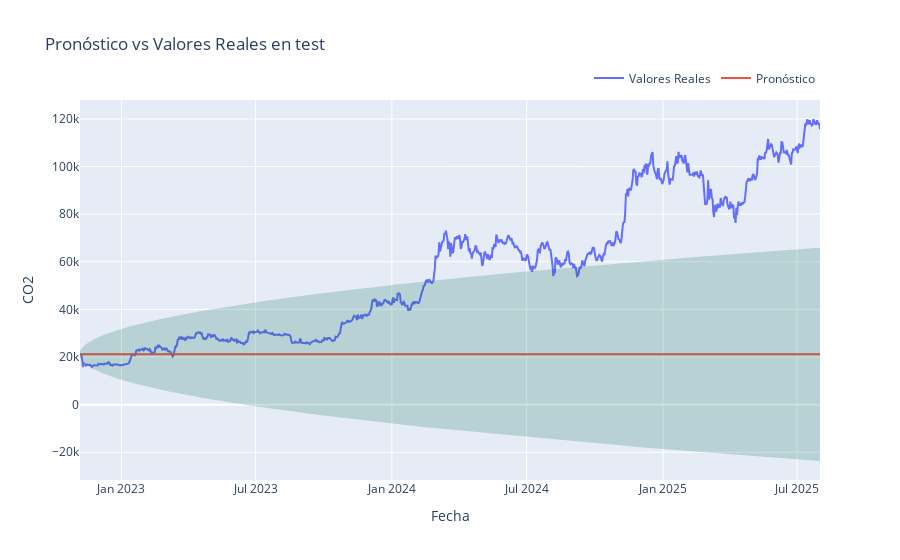

The code cell stored with this chart in its notebook:
### Code cell
# Realizar el pronóstico para el conjunto de prueba
forecast = model.get_forecast(steps=H)
forecast_index = test.index
forecast_values = forecast.predicted_mean

# Graficar los valores reales y pronosticados
fig = go.Figure()

# Agregar los valores reales del conjunto de prueba
fig.add_trace(go.Scatter(x=test.index, y=test['y'], mode='lines', name='Valores Reales'))

# Agregar los valores pronosticados
fig.add_trace(go.Scatter(x=forecast_index, y=forecast_values, mode='lines', name='Pronóstico'))

# Agregar las bandas de confianza
conf_int = forecast.conf_int()
fig.add_trace(go.Scatter(
    x=forecast_index.tolist() + forecast_index[::-1].tolist(),
    y=conf_int.iloc[:, 0].tolist() + conf_int.iloc[:, 1][::-1].tolist(),
    fill='toself',
    fillcolor='rgba(0,100,80,0.2)',
    line=dict(color='rgba(255,255,255,0)'),
    hoverinfo="skip",
    showlegend=False,
    name='Intervalo de Confianza'
))

# Configurar el diseño del gráfico
fig.update_layout(
    title="Pronóstico vs Valores Reales en test",
    xaxis_title="Fecha",
    yaxis_title="CO2",
    legend=dict(orientation="h", yanchor="bottom", y=1.02, xanchor="right", x=1)
)

fig.show()

### Figure 1 — Plotly figure (JSON) as saved in the notebook; plotly's stock layout.template omitted (floating-point values rounded to 4 significant figures; data arrays with more than 128 entries replaced by an {"elided": "..."} marker saying what was removed)
{"data": [{"mode": "lines", "name": "Valores Reales", "type": "scatter", "x": {"elided": "1000 str values"}, "y": {"elided": "1000 float values"}}, {"mode": "lines", "name": "Pronóstico", "type": "scatter", "x": {"elided": "1000 str values"}, "y": {"elided": "1000 float values"}}, {"fill": "toself", "fillcolor": "rgba(0,100,80,0.2)", "hoverinfo": "skip", "line": {"color": "rgba(255,255,255,0)"}, "name": "Intervalo de Confianza", "showlegend": false, "type": "scatter", "x": {"elided": "2000 str values"}, "y": {"elided": "2000 float values"}}], "layout": {"legend": {"orientation": "h", "x": 1, "xanchor": "right", "y": 1.02, "yanchor": "bottom"}, "title": {"text": "Pronóstico vs Valores Reales en test"}, "xaxis": {"title": {"text": "Fecha"}}, "yaxis": {"title": {"text": "CO2"}}}}
